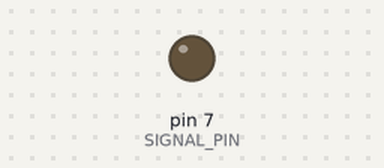
This sketch was run on a simulated Arduino Uno, built with avr-gcc and run on an emulated ATmega328P. On the bench: output pins drawn as LEDs (lit = HIGH).

Above: at 0.1 s.
At 62.7 s:
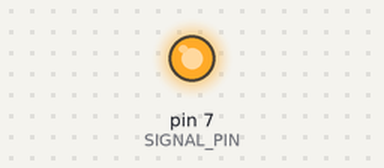
Timing chart, 0 to 64.2 s (numbered marks = the images above):
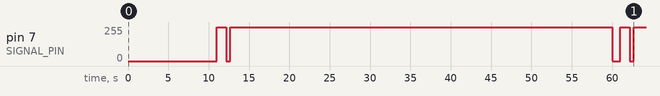

The sketch:

arduino_bit_bang.ino
```cpp
// Bit bang the signal using an output pin. This probably outputs the inverted signal and the timings might not match my
// latest measurements; good enough as PoC until I figure out how to drive the signal wire to low.
//
// There's no accuracy difference between using the actual arduino timers or using micros(). arduino-timer.h uses
// micros() under the hood, more convenient than actual timers.
#include <arduino-timer.h>

const unsigned long US = 1ul; // time dilation for debugging. No higher than 10ul or at least <100ul as we overflow otherwise
const unsigned long MS = 1000 * US;
const int SIGNAL_PIN = 7;                    // Digital pin with the least amount of features, in case I fry it
const uint8_t SIGNAL_LEVELS[] = {LOW, HIGH}; // need to be able to grab a pointer to it
const uint8_t* SIGNAL_LOW = &SIGNAL_LEVELS[0];
const uint8_t* SIGNAL_HIGH = &SIGNAL_LEVELS[1];
const unsigned int SIGNAL_LENGTHS[] = {466 * US, 1200 * US};

enum Action : unsigned char {
    UP,
    NOOP,
    DOWN
};

const unsigned char FRAME_SIZE = 12;
Timer<FRAME_SIZE * 2 + 1, micros> timer;
Action veluxAction = Action::UP;

bool maybeScheduleFrame(void*) {
    static unsigned char tick = 0;
    // Time per 'tick' is 10 ms. A frame takes 20 ms. Frames are sent in pairs.
    // Time between frames in a pair is 30 ms. Time between pairs is 60ms
    // (measured 64ms but hopefully close enough).
    if (tick == 13) {
        tick = 0;
    }
    if (tick == 0 || tick == 5) {
        scheduleFrame();
    }
    tick++;
    return true;
}

void scheduleFrame() {
    uint8_t c = 10;
    const bool PREAMBLE[] = {true, false, true, true, false, false};
    // Start with an offset to give us plenty of time to set up the timers, otherwise we chop off the first part of the signal
    unsigned long schedulingOffset = 1 * MS;
    for (bool bit : PREAMBLE) {
        scheduleBit(bit, schedulingOffset);
    }
    scheduleBit(false, schedulingOffset);                       // down velux 3
    scheduleBit(veluxAction == Action::DOWN, schedulingOffset); // down velux 1
    scheduleBit(false, schedulingOffset);                       // down velux 2
    scheduleBit(false, schedulingOffset);                       // up velux 2
    scheduleBit(veluxAction == Action::UP, schedulingOffset);   // up velux 1
    scheduleBit(false, schedulingOffset);                       // up velux 3
}

void scheduleBit(bool bit, unsigned long& offset) {
    scheduleSignal(SIGNAL_HIGH, SIGNAL_LENGTHS[bit], offset);
    scheduleSignal(SIGNAL_LOW, SIGNAL_LENGTHS[!bit], offset);
}

void scheduleSignal(const uint8_t* signal_level, unsigned long duration, unsigned long& offset) {
    timer.in(offset, setSignal, (void*)signal_level);
    offset += duration;
}

bool setSignal(void* high) {
    digitalWrite(SIGNAL_PIN, *(uint8_t*)high);
    return false;
}

void setup() {
    pinMode(SIGNAL_PIN, OUTPUT);
    timer.every(10 * MS, maybeScheduleFrame);
}

void loop() {
    // Doesn't actually tick a clock, it just compares task due times against current micros()
    timer.tick();
}
```

Measured:
- by itself, pin 7 (SIGNAL_PIN): goes 255/255 1.2 s, 0/255 0.47 s, 255/255 47.4 s, 0/255 0.95 s, 255/255 1.2 s, 0/255 0.47 s, then 255/255
